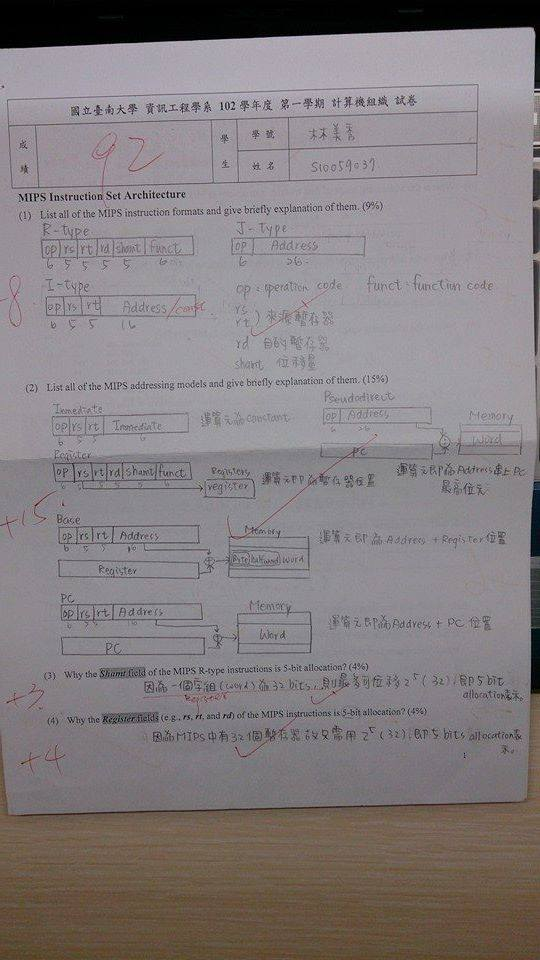
#> input picture test4.jpg, 540 x 960 px
$ python scanner.py
#> lines starting #> are read from the running program, lines starting #| are printed output that depends on the picture; after the words box and inside, x2 and y2 are one past the last pixel; in counts of white or black regions, pixels touching at a corner belong together
### transform_points.py
import cv2
import numpy as np
#排序:左上 右上 右下 左下
def order_points(points):
    rect_points=np.zeros((4,2),dtype="float32") #四個點(x0,y0)到(x3,y3)
    #取得四個角落點的x和y之和，axis=1表示做水平方向相加
    xy_sum=points.sum(axis=1)
    #左上角和一定最小，右下角一定最大，np.argmin(xy_sum)會回傳xy_sum最小的index
    rect_points[0]=points[np.argmin(xy_sum)]
    rect_points[2]=points[np.argmax(xy_sum)]
    #取得四個角落點的y-x，axis=1表示做水平方向相減
    xy_diff=np.diff(points, axis=1)
    #右上角差一定最小，左下角一定最大
    rect_points[1]=points[np.argmin(xy_diff)]
    rect_points[3]=points[np.argmax(xy_diff)]
    return rect_points
#取得原照片轉換後的照片
def four_points_transform(image,points):
    rect_points=order_points(points)
    (tl,tr,br,bl)=rect_points #top button right left
    #尋找最大的寬，可能是top或button，因為兩點之間不一定是水平的，所以用畢式定理
    widthA=np.sqrt((br[0]-bl[0])**2+(br[1]-bl[1])**2)
    widthB=np.sqrt((tr[0]-tl[0])**2+(tr[1]-tl[1])**2)
    maxWidth=max(int(widthA),int(widthB))
     #尋找最大的高，可能是top或button，因為兩點之間不一定是水平的，所以用畢式定理
    heightA=np.sqrt((br[0]-tr[0])**2+(br[1]-tr[1])**2)
    heightB=np.sqrt((bl[0]-tl[0])**2+(bl[1]-tl[1])**2)
    maxHeight=max(int(heightA),int(heightB))
    #把四個角落放到整個視窗
    dst = np.array([
      [0, 0],
      [maxWidth - 1, 0],
      [maxWidth - 1, maxHeight - 1],
      [0, maxHeight - 1]], dtype = "float32")
    #透視變換
    #取得要從rect_points變成dst的透視變換矩陣
    transform_matrix = cv2.getPerspectiveTransform(rect_points, dst)
    #用透視變換矩陣取得轉換後的照片
    warped = cv2.warpPerspective(image, transform_matrix, (maxWidth, maxHeight))
    return warped


### scanner.py
import cv2
import imutils
import transform_points

image = cv2.imread('test4.jpg')
#> image is the input picture: shape (960, 540, 3); mean B, G, R 127.5, 125.2, 131.9

if image is None:
    print("无法加载图像，请检查路径或文件是否存在。")
    exit()

# 计算比例并调整大小
orig = image.copy()
ratio=orig.shape[0]/500.0
#> ratio = 1.92
image = imutils.resize(orig,height=500)
#> image: shape (500, 281, 3)

#轉灰階圖片
gray = cv2.cvtColor(image, cv2.COLOR_BGR2GRAY)
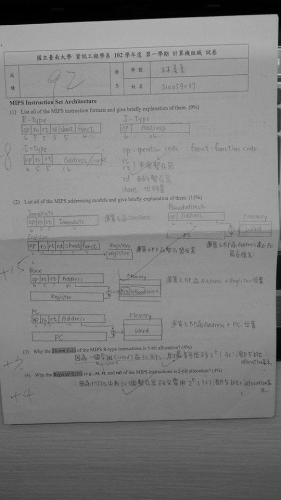
#> gray: shape (500, 281); min 0, max 193, mean 127.5
#圖片模糊，模糊後可去雜訊(圖片，kernal，標準差)
gray = cv2.GaussianBlur(gray, (5, 5), 0)
#找圖片邊緣(圖片，最低門檻值，最高門檻值)
edged = cv2.Canny(gray, 75, 200)
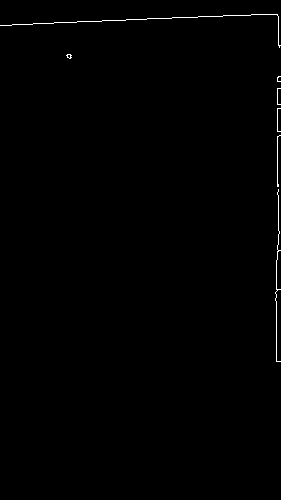
#> edged: shape (500, 281); 0.45% white in thin lines or dots, all inside (x1, y1, x2, y2) = (0, 14, 281, 362)

#test
cv2.imshow("Outline", edged)
cv2.waitKey(0)

#找輪廓(圖片，內外輪廓，壓縮的方法)
cnts, hierarchy = cv2.findContours(edged.copy(), cv2.RETR_LIST, cv2.CHAIN_APPROX_SIMPLE)
#> cnts = 8 contours, all with area under 20
#可能有多個物品所以保留最大前5個
cnts = sorted(cnts, key=cv2.contourArea, reverse=True)[:5]
#> cnts = 5 contours, all with area under 20

screenCnt=None

#找有四個輪廓的圖形
for c in cnts:
    peri = cv2.arcLength(c, True) #計算輪廓周長(輪廓，輪廓是否封閉)
    approx = cv2.approxPolyDP(c, 0.02 * peri, True)
    # 如果轮廓有四个点，假设它是文档
    if len(approx) == 4:
        screenCnt = approx
        break
#> this loop made 4 passes
#> (peri, screenCnt) on pass 4: (107.7, [[280, 135], [277, 136], [277, 186], [277, 137]])
#> peri on passes 1 to 2: 15.9, 11.07

#如果有四邊輪廓
if screenCnt is not None:
    #取得透視變換後的照片
    warped_image = transform_points.four_points_transform(orig, screenCnt.reshape(4, 2) * ratio)
#> in order_points, `xy_sum=points.sum(axis=1)`: xy_sum = [796.8, 793, 889, 794.9]
#> in order_points, `xy_diff=np.diff(points, axis=1)`: xy_diff = [-278.4, -270.7, -174.7, -268.8]
#> in four_points_transform, `rect_points=order_points(points)`: rect_points = [[531.8, 261.1], [537.6, 259.2], [531.8, 357.1], [531.8, 357.1]]
#> in four_points_transform, `(tl,tr,br,bl)=rect_points`: tl = [531.8, 261.1]; tr = [537.6, 259.2]; br = [531.8, 357.1]
#> in four_points_transform, `widthA=np.sqrt((br[0]-bl[0])**2+(br[1]-bl[1])**2)`: widthA = 0
#> in four_points_transform, `widthB=np.sqrt((tr[0]-tl[0])**2+(tr[1]-tl[1])**2)`: widthB = 6.07
#> in four_points_transform, `maxWidth=max(int(widthA),int(widthB))`: maxWidth = 6
#> in four_points_transform, `heightA=np.sqrt((br[0]-tr[0])**2+(br[1]-tr[1])**2)`: heightA = 98.09
#> in four_points_transform, `heightB=np.sqrt((bl[0]-tl[0])**2+(bl[1]-tl[1])**2)`: heightB = 96
#> in four_points_transform, `maxHeight=max(int(heightA),int(heightB))`: maxHeight = 98
#> in four_points_transform, `dst = np.array([ [0, 0], [maxWidth - 1, 0], [maxWidth - 1, maxHeight -..`: dst = [[0, 0], [5, 0], [5, 97], [0, 97]]
#> in four_points_transform, `transform_matrix = cv2.getPerspectiveTransform(rect_points, dst)`: transform_matrix = [[-0.00188, 6.57e-16, 1], [-3.24e-13, -9.83e-13, 4.29e-10], [-3.75e-05, 1.99e-05, 0.0128]]
    #將照片轉換成灰色再處理
    gray_warped = cv2.cvtColor(warped_image, cv2.COLOR_BGR2GRAY)
#> gray_warped = 98 rows, first 6: [169, 99, 69, 74, 117, 142], [161, 161, 161, 161, 161, 161], [161, 161, 161, 161, 161, 161], [161, 161, 161, 161, 161, 161], [161, 161, 161, 161, 161, 161], [161, 161, 161, 161, 161, 161]
    # 二質化，這裡使用自適應二值化會自動設定閾值
    # cv2.adaptiveThreshold(img, maxValue, adaptiveMethod, thresholdType, blockSize, C)
    # img 來源影像
    # maxValue 最大灰度，通常設定 255
    # adaptiveMethod 自適應二值化計算方法
    # thresholdType 二值化轉換方式
    # blockSize 轉換區域大小，通常設定 11
    # C 偏移量，通常設定 2
    adaptive_thresh = cv2.adaptiveThreshold(gray_warped, 255, cv2.ADAPTIVE_THRESH_GAUSSIAN_C,
                                        cv2.THRESH_BINARY, 11, 10)
#> adaptive_thresh = 98 rows, first 6: [255, 0, 0, 0, 0, 255], [255, 255, 255, 255, 255, 255], [255, 255, 255, 255, 255, 255], [255, 255, 255, 255, 255, 255], [255, 255, 255, 255, 255, 255], [255, 255, 255, 255, 255, 255]
    cv2.imshow("Scanned", adaptive_thresh)
    cv2.waitKey(0)
    cv2.imwrite('scanned_output.png', adaptive_thresh)
else:
    print("沒有找到四邊輪廓的文檔。")

cv2.destroyAllWindows()

$ run again, with test3.jpg copied over test4.jpg
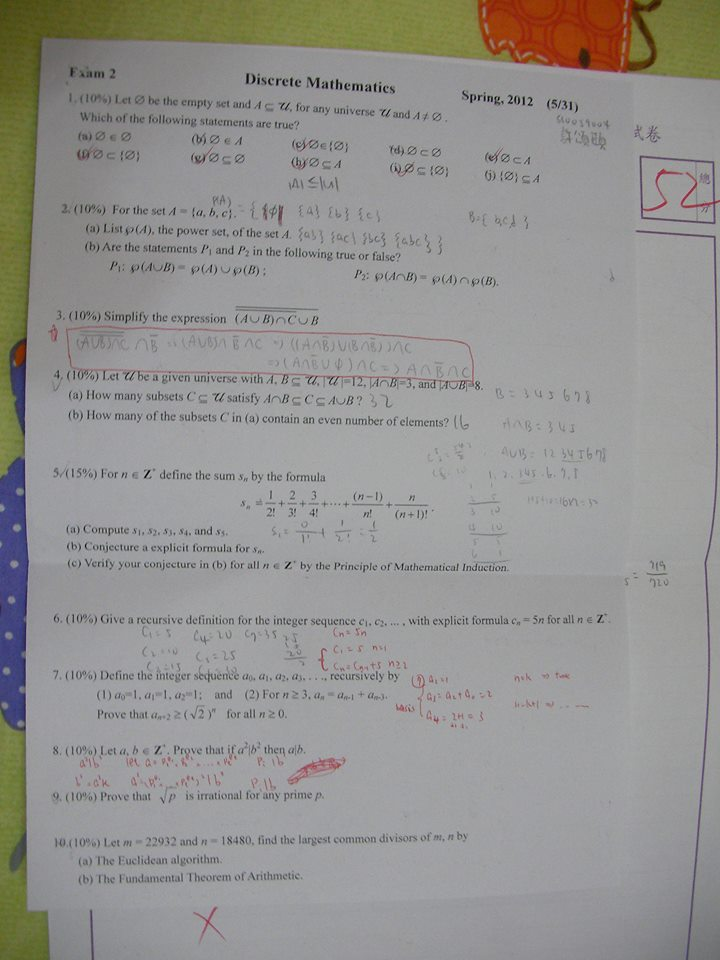
#> input picture test3.jpg, 720 x 960 px
#> image is the input picture: shape (960, 720, 3); mean B, G, R 144.3, 146.9, 148.1
#> image: shape (500, 375, 3)
#> `gray = cv2.cvtColor(image, cv2.COLOR_BGR2GRAY)`:
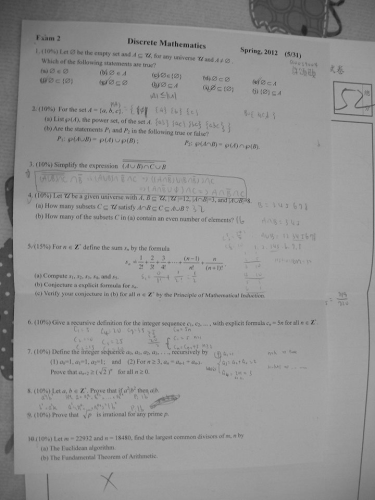
#> gray: shape (500, 375); min 26, max 173, mean 146.9
#> `edged = cv2.Canny(gray, 75, 200)`:
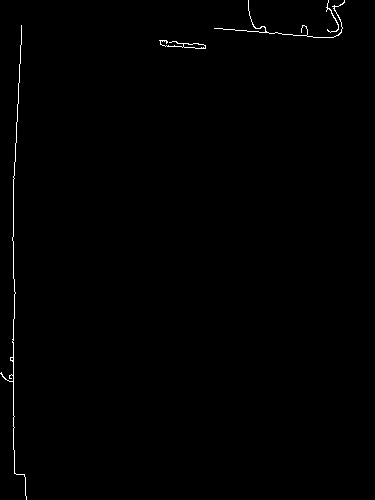
#> edged: shape (500, 375); 0.51% white in thin lines or dots
#> `cnts, hierarchy = cv2.findContours(edged.copy(), cv2.RETR_LIST, cv2.CH..`: cnts = 6 contours, 2 with area under 20; largest, box (x1, y1, x2, y2) and area: (159, 40, 206, 49) 96, (183, 43, 206, 49) 80, (214, 0, 345, 38) 24, (0, 25, 27, 500) 23
#> `cnts = sorted(cnts, key=cv2.contourArea, reverse=True)[:5]`: cnts = 5 contours, 1 with area under 20; largest, box (x1, y1, x2, y2) and area: (159, 40, 206, 49) 96, (183, 43, 206, 49) 80, (214, 0, 345, 38) 24, (0, 25, 27, 500) 23
#> the loop `for c in cnts:` made 5 passes
#> peri on passes 1, 2, 3, 5: 163.2, 52.38, 490.8, 103.2
